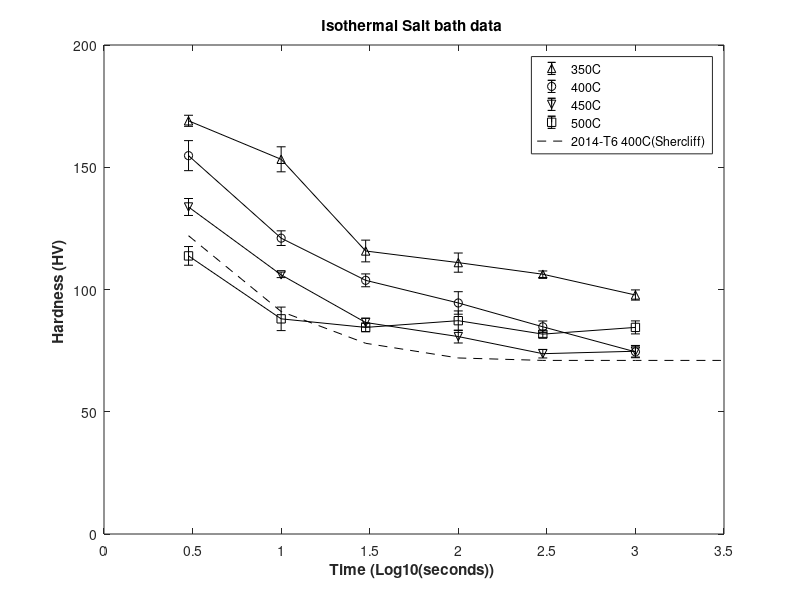

Reproduce this figure in MATLAB.
clear all;
close all;
data.time=[3
10
30
100
300
1000
3
10
30
100
300
1000
3
10
30
100
300
1000
3
10
30
100
300
1000
];
data.temp=[350
350
350
350
350
350
400
400
400
400
400
400
450
450
450
450
450
450
500
500
500
500
500
500
];
data.HV=[169.0	171.0	167.0	169.0
153.0	158.0	149.0	153.0
118.0	119.0	113.0	113.0
111.0	109.0	109.0	115.0
107.0	106.0	107.0	105.0
97.0	99.0	99.0	96.0
158.0	159.0	152.0	150.0
123.0	118.0	122.0	121.0
101.0	105.0	104.0	105.0
99.0	94.0	91.0	94.0
85.0	83.0	84.0	87.0
75.0	72.0	75.0	76.0
134.0	131.0	137.0	133.0
106.0	107.0	106.0	105.0
86.0	87.0	88.0	85.0
81.0	82.0	78.0	82.0
72.0	74.0	74.0	75.0
75.0	74.0	77.0	73.0
117.0	115.0	111.0	112.0
93.0	87.0	87.0	85.0
86.0	85.0	84.0	83.0
91.0	85.0	88.0	85.0
81.0	81.0	83.0	82.0
83.0	85.0	87.0	83.0
];

a=1;
sizes=size(data.HV);
while a<sizes(1,1)+1;
data.CL95(a,1)=2.776*std(data.HV(a,:))/2;
a=a+1;
end
a=1;
sizes=size(data.HV);
while a<sizes(1,1)+1;
data.mean(a,1)=mean(data.HV(a,:));
a=a+1;
end
robson=[0.477121255	122
1	91
1.477121255	78
2	72
2.477121255	71
3	71
3.477121255	71
4	68
4.477121255	66
];
errorbar(log10(data.time(1:6)),data.mean(1:6),data.CL95(1:6),'k^-');
hold on;
errorbar(log10(data.time(7:12)),data.mean(7:12),data.CL95(7:12),'ko-');
hold on;
errorbar(log10(data.time(13:18)),data.mean(13:18),data.CL95(13:18),'kv-');
hold on;
errorbar(log10(data.time(19:24)),data.mean(19:24),data.CL95(19:24),'ks-');
hold on;
plot(robson(:,1),robson(:,2),'k--');
legend('350C','400C','450C','500C','2014-T6 400C(Shercliff)');
ylim([0 200]);
xlim([0 3.5]);
xlabel('Time (Log10(seconds)) ','FontSize',11,'FontWeight','bold');
ylabel('Hardness (HV) ','FontSize',11,'FontWeight','bold');
title('Isothermal Salt bath data ','FontSize',11,'FontWeight','bold');